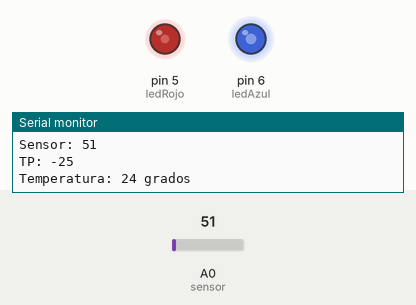
A sketch run on a simulated Arduino Uno, built with avr-gcc and run on an emulated ATmega328P. On the bench: output pins drawn as LEDs (lit = HIGH), the last lines printed to the serial monitor. The test bench sets the inputs (shaded band); at power-on: A0 (sensor) = 51.

Above: at 1.3 s.
1.4 s: A0 (sensor) set to 112
At 2.3 s:
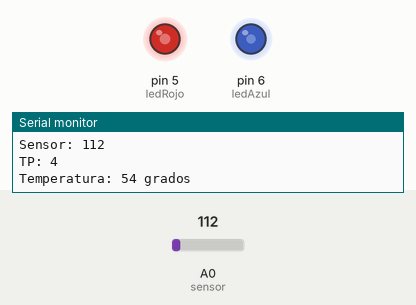
3.0 s: A0 (sensor) set to 86
At 3.5 s:
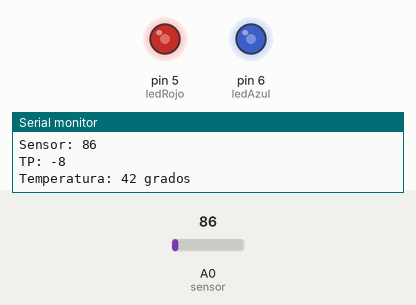
Timing chart, 0 to 6.0 s (numbered marks = the images above; inputs shaded):
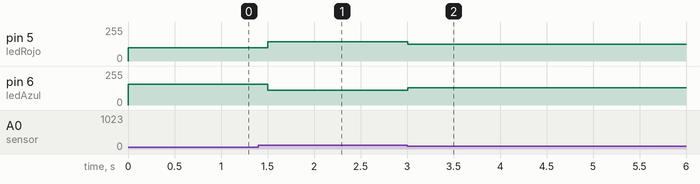

Measured:
- after the input at 1.4 s, pin 5 (ledRojo): 98/255 → 145/255 after 0.10 s; pin 6 (ledAzul): 157/255 → 110/255 after 0.10 s
- after the input at 3.0 s, pin 5 (ledRojo): 145/255 → 126/255 at once; pin 6 (ledAzul): 110/255 → 129/255 at once

The sketch:

codigo.ino
```cpp
// Sensor de temperatura
// Led RGB: rojo si temperatura alta, azul si baja

const int sensor = 0; 	// Sensor Temp LM35 en A0
const int ledRojo = 5;		// Patilla roja RGB en pin 5
const int ledAzul = 6; 		// Patilla azul RGB en pin 6


long milivols;
long temperatura;
int brillo;

void setup() {
	Serial.begin(9600);
	pinMode(ledRojo, OUTPUT);
	pinMode(ledAzul, OUTPUT);
}

void loop() {

  	long s = analogRead(sensor);
  	Serial.print("Sensor: ");
  	Serial.println(s);
  	// Cálculos según valores del sensor en Tinkercad
  	int tp = map(s, 20, 358, -40, 125);
  	Serial.print("TP: ");
  	Serial.println(tp);

  	// Cálculos reales segun especificaciones sensor
	milivols = (s*5000L) / 1023L;
	temperatura = (milivols / 10);

	brillo = map(temperatura, -40, 125, 0, 255);
	brillo = constrain(brillo, 0, 255);

	analogWrite(ledRojo, brillo);
	analogWrite(ledAzul, 255-brillo);


	Serial.print("Temperatura: ");
	Serial.print(temperatura);
	Serial.println(" grados");
	delay(500);


}
```
